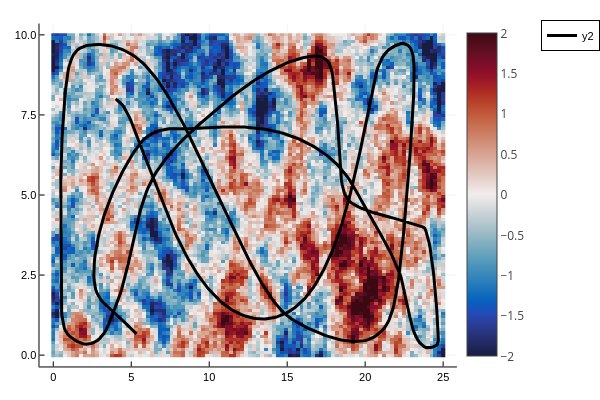

This figure's notebook cell:
### Code cell
plot()
heatmap(env_data.X, env_data.Y, env_data.W', cmap = :balance; plottype=:wx, clims=(-2, 2))
for i=1:length(x0s)
    x = [r[i][1] for r in res_ergo.xs]
    y = [r[i][2] for r in res_ergo.xs]
    plot!(x, y, linewidth=3, color=:black)
end
plot!()

### Figure 1 — Plotly figure (JSON) as saved in the notebook; plotly's stock layout.template omitted (floating-point values rounded to 4 significant figures; data arrays with more than 128 entries replaced by an {"elided": "..."} marker saying what was removed)
{"data": [{"colorbar": {"len": 0.9525, "title": "", "x": 0.7615, "y": 0.5139}, "colorscale": {"elided": "256x2 mixed values"}, "name": "y1", "plottype": "wx", "showlegend": false, "showscale": true, "type": "heatmap", "x": [-0.1263, 0.1263, 0.3788, 0.6313, 0.8838, 1.136, 1.389, 1.641, 1.894, 2.146, 2.399, 2.652, 2.904, 3.157, 3.409, 3.662, 3.914, 4.167, 4.419, 4.672, 4.924, 5.177, 5.429, 5.682, 5.934, 6.187, 6.439, 6.692, 6.944, 7.197, 7.449, 7.702, 7.955, 8.207, 8.46, 8.712, 8.965, 9.217, 9.47, 9.722, 9.975, 10.23, 10.48, 10.73, 10.98, 11.24, 11.49, 11.74, 11.99, 12.25, 12.5, 12.75, 13.01, 13.26, 13.51, 13.76, 14.02, 14.27, 14.52, 14.77, 15.03, 15.28, 15.53, 15.78, 16.04, 16.29, 16.54, 16.79, 17.05, 17.3, 17.55, 17.8, 18.06, 18.31, 18.56, 18.81, 19.07, 19.32, 19.57, 19.82, 20.08, 20.33, 20.58, 20.83, 21.09, 21.34, 21.59, 21.84, 22.1, 22.35, 22.6, 22.85, 23.11, 23.36, 23.61, 23.86, 24.12, 24.37, 24.62, 24.87, 25.13], "xaxis": "x", "y": [-0.05051, 0.05051, 0.1515, 0.2525, 0.3535, 0.4545, 0.5556, 0.6566, 0.7576, 0.8586, 0.9596, 1.061, 1.162, 1.263, 1.364, 1.465, 1.566, 1.667, 1.768, 1.869, 1.97, 2.071, 2.172, 2.273, 2.374, 2.475, 2.576, 2.677, 2.778, 2.879, 2.98, 3.081, 3.182, 3.283, 3.384, 3.485, 3.586, 3.687, 3.788, 3.889, 3.99, 4.091, 4.192, 4.293, 4.394, 4.495, 4.596, 4.697, 4.798, 4.899, 5, 5.101, 5.202, 5.303, 5.404, 5.505, 5.606, 5.707, 5.808, 5.909, 6.01, 6.111, 6.212, 6.313, 6.414, 6.515, 6.616, 6.717, 6.818, 6.919, 7.02, 7.121, 7.222, 7.323, 7.424, 7.525, 7.626, 7.727, 7.828, 7.929, 8.03, 8.131, 8.232, 8.333, 8.434, 8.535, 8.636, 8.737, 8.838, 8.939, 9.04, 9.141, 9.242, 9.343, 9.444, 9.545, 9.646, 9.747, 9.848, 9.949, 10.05], "yaxis": "y", "z": {"elided": "100x100 float values"}, "zmax": 2, "zmin": -2}, {"colorbar": {"len": 0.9525, "title": "", "x": 0.7615, "y": 0.5139}, "legendgroup": "y2", "line": {"color": "rgba(0, 0, 0, 1.000)", "dash": "solid", "shape": "linear", "width": 3}, "mode": "lines", "name": "y2", "showlegend": true, "type": "scatter", "x": {"elided": "901 float values"}, "xaxis": "x", "y": {"elided": "901 float values"}, "yaxis": "y", "zmax": 2, "zmin": -2}], "layout": {"annotations": [], "height": 400, "legend": {"bgcolor": "rgba(255, 255, 255, 1.000)", "bordercolor": "rgba(0, 0, 0, 1.000)", "borderwidth": 1, "font": {"color": "rgba(0, 0, 0, 1.000)", "family": "sans-serif", "size": 11}, "title": {"font": {"color": "rgba(0, 0, 0, 1.000)", "family": "sans-serif", "size": 15}, "text": ""}, "tracegroupgap": 0, "traceorder": "normal", "x": 1, "xanchor": "auto", "y": 1, "yanchor": "auto"}, "margin": {"b": 20, "l": 0, "r": 0, "t": 20}, "paper_bgcolor": "rgba(255, 255, 255, 1.000)", "plot_bgcolor": "rgba(255, 255, 255, 1.000)", "showlegend": true, "width": 600, "xaxis": {"anchor": "y", "domain": [0.06582, 0.7615], "gridcolor": "rgba(0, 0, 0, 0.100)", "gridwidth": 0.5, "linecolor": "rgba(0, 0, 0, 1.000)", "mirror": false, "range": [-0.8838, 25.88], "showgrid": true, "showline": true, "showticklabels": true, "tickangle": 0, "tickcolor": "rgb(0, 0, 0)", "tickfont": {"color": "rgba(0, 0, 0, 1.000)", "family": "sans-serif", "size": 11}, "tickmode": "array", "ticks": "inside", "ticktext": ["0", "5", "10", "15", "20", "25"], "tickvals": [0, 5, 10, 15, 20, 25], "title": "", "titlefont": {"color": "rgba(0, 0, 0, 1.000)", "family": "sans-serif", "size": 15}, "type": "-", "visible": true, "zeroline": false, "zerolinecolor": "rgba(0, 0, 0, 1.000)"}, "yaxis": {"anchor": "x", "domain": [0.03762, 0.9902], "gridcolor": "rgba(0, 0, 0, 0.100)", "gridwidth": 0.5, "linecolor": "rgba(0, 0, 0, 1.000)", "mirror": false, "range": [-0.3535, 10.35], "showgrid": true, "showline": true, "showticklabels": true, "tickangle": 0, "tickcolor": "rgb(0, 0, 0)", "tickfont": {"color": "rgba(0, 0, 0, 1.000)", "family": "sans-serif", "size": 11}, "tickmode": "array", "ticks": "inside", "ticktext": ["0.0", "2.5", "5.0", "7.5", "10.0"], "tickvals": [0, 2.5, 5, 7.5, 10], "title": "", "titlefont": {"color": "rgba(0, 0, 0, 1.000)", "family": "sans-serif", "size": 15}, "type": "-", "visible": true, "zeroline": false, "zerolinecolor": "rgba(0, 0, 0, 1.000)"}}}
